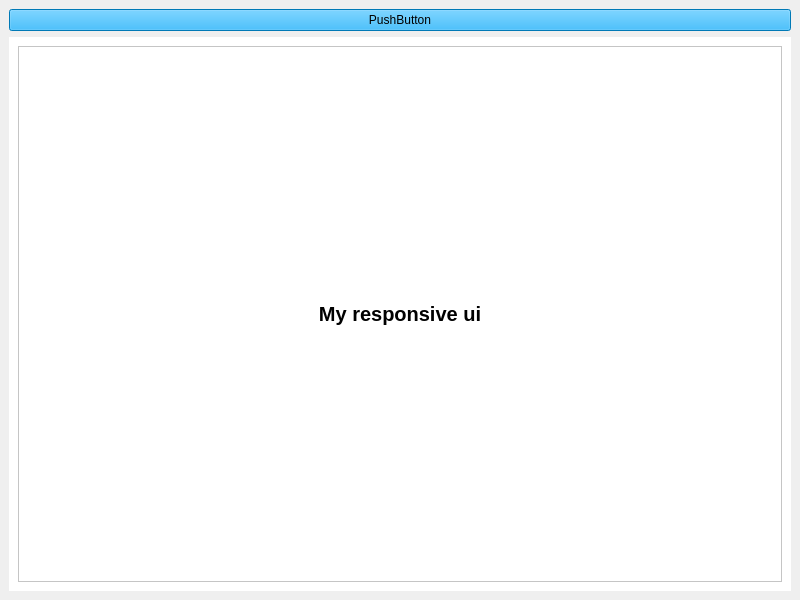
<?xml version="1.0" encoding="UTF-8"?>
<ui version="4.0">
 <class>MainWindow</class>
 <widget class="QMainWindow" name="MainWindow">
  <property name="geometry">
   <rect>
    <x>0</x>
    <y>0</y>
    <width>800</width>
    <height>600</height>
   </rect>
  </property>
  <property name="windowTitle">
   <string>MainWindow</string>
  </property>
  <property name="styleSheet">
   <string notr="true">color: rgb(0, 0, 0);</string>
  </property>
  <widget class="QWidget" name="centralwidget">
   <layout class="QVBoxLayout" name="verticalLayout_2">
    <item>
     <widget class="QPushButton" name="pushButton">
      <property name="styleSheet">
       <string notr="true">background-color: rgb(0, 170, 255);</string>
      </property>
      <property name="text">
       <string>PushButton</string>
      </property>
     </widget>
    </item>
    <item>
     <widget class="QWidget" name="widget" native="true">
      <property name="styleSheet">
       <string notr="true">background-color: rgb(255, 255, 255);</string>
      </property>
      <layout class="QVBoxLayout" name="verticalLayout">
       <item>
        <widget class="QFrame" name="frame">
         <property name="frameShape">
          <enum>QFrame::StyledPanel</enum>
         </property>
         <property name="frameShadow">
          <enum>QFrame::Raised</enum>
         </property>
         <layout class="QHBoxLayout" name="horizontalLayout">
          <item>
           <widget class="QLabel" name="label">
            <property name="font">
             <font>
              <pointsize>15</pointsize>
              <weight>75</weight>
              <bold>true</bold>
             </font>
            </property>
            <property name="text">
             <string>My responsive ui</string>
            </property>
            <property name="alignment">
             <set>Qt::AlignCenter</set>
            </property>
           </widget>
          </item>
         </layout>
        </widget>
       </item>
      </layout>
     </widget>
    </item>
   </layout>
  </widget>
 </widget>
 <resources/>
 <connections/>
</ui>
